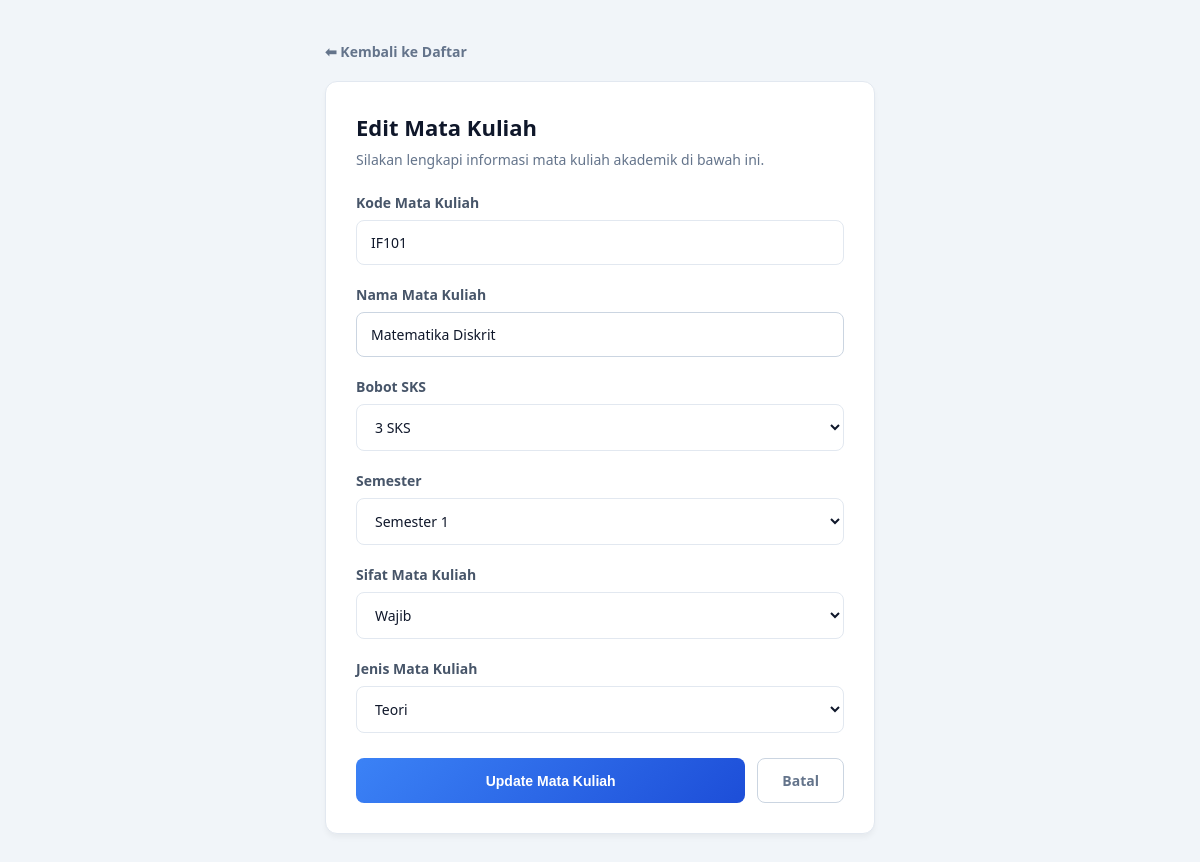
Page /Matakuliah/tambah.php?kode=IF101 on the committed database.
### tables this page shows
CREATE TABLE `matakuliah` (
  `Kode_Matakuliah` varchar(15) NOT NULL,
  `Nama_Matakuliah` varchar(30) NOT NULL,
  `SKS` int(11) NOT NULL,
  `semester` int(11) NOT NULL,
  `Sifat_Matakuliah` varchar(20) DEFAULT NULL,
  `Jenis_Matakuliah` varchar(30) DEFAULT NULL
);

### Matakuliah/tambah.php (the view, shortened to what this page needs)
<?php
include '../koneksi.php';
$kode_edit = isset($_GET['kode']) ? $_GET['kode'] : '';
$data = ['Kode_Matakuliah' => '', 'Nama_Matakuliah' => '', 'SKS' => '', 'semester' => '', 'Sifat_Matakuliah' => '', 'Jenis_Matakuliah' => ''];
if ($kode_edit != '') {
    $query = mysqli_query($koneksi, "SELECT * FROM matakuliah WHERE Kode_Matakuliah = '$kode_edit'");
    $data = mysqli_fetch_array($query);
    $judul = "Edit Mata Kuliah";
    $tombol = "Update Mata Kuliah";
    $readonly = "readonly";
} else {
    $judul = "Tambah Mata Kuliah";
    $tombol = "Simpan Mata Kuliah";
    $readonly = "";
}
?>
<!DOCTYPE html>
<html lang="id">
    <head>
    </head>
    <body>
        <div class="form-wrapper">
            <a href="index.php" class="btn-back">⬅ Kembali ke Daftar</a>
            <div class="form-container">
                <h2><?= $judul; ?></h2>
                <p>Silakan lengkapi informasi mata kuliah akademik di bawah ini.</p>
                <form action="proses_tambah.php" method="POST">
                    <div class="form-group">
                        <label>Kode Mata Kuliah</label>
                        <input type="text" name="kode_matakuliah" class="form-control" value="<?= $data['Kode_Matakuliah']; ?>" <?= $readonly; ?> required placeholder="Contoh: INF201" style="text-transform: uppercase;" oninput="this.value = this.value.toUpperCase()">
                    </div>
                    <div class="form-group">
                        <label>Nama Mata Kuliah</label>
                        <input type="text" name="nama_matakuliah" class="form-control" value="<?= $data['Nama_Matakuliah']; ?>" required placeholder="Contoh: Pemrograman Web">
                    </div>
                    <div class="form-group">
                        <label>Bobot SKS</label>
                        <select name="sks" class="form-control" required onchange="this.style.color='#0f172a'" style="<?= ($data['SKS'] != '') ? 'color:#0f172a;' : ''; ?>">
                            <?php
                            for ($i=1; $i<=6; $i++) {
                                $select = ($data['SKS'] == $i) ? 'selected' : '';
                                echo "<option value='$i' $select>$i SKS</option>";
                            }
                            ?>
                        </select>
                    </div>
                    <div class="form-group">
                        <label>Semester</label>
                        <select name="semester" class="form-control" required onchange="this.style.color='#0f172a'" style="<?= ($data['semester'] != '') ? 'color:#0f172a;' : ''; ?>">
                            <?php
                            for ($s=1; $s<=8; $s++) {
                                $select_sem = ($data['semester'] == $s) ? 'selected' : '';
                                echo "<option value='$s' $select_sem>Semester $s</option>";
                            }
                            ?>
                        </select>
                    </div>
                    <div class="form-group">
                        <label>Sifat Mata Kuliah</label>
                        <select name="sifat_matakuliah" class="form-control" required onchange="this.style.color='#0f172a'" style="<?= ($data['Sifat_Matakuliah'] != '') ? 'color:#0f172a;' : ''; ?>">
                            <option value="Wajib" <?= ($data['Sifat_Matakuliah'] == 'Wajib') ? 'selected' : ''; ?>>Wajib</option>
                        </select>
                    </div>
                    <div class="form-group">
                        <label>Jenis Mata Kuliah</label>
                        <select name="jenis_matakuliah" class="form-control" required onchange="this.style.color='#0f172a'" style="<?= ($data['Jenis_Matakuliah'] != '') ? 'color:#0f172a;' : ''; ?>">
                            <option value="Teori" <?= ($data['Jenis_Matakuliah'] == 'Teori') ? 'selected' : ''; ?>>Teori</option>
                        </select>
                    </div>
                    <div class="button-group">
                        <button type="submit" name="proses" class="btn-submit"><?= $tombol; ?></button>
                        <a href="index.php" class="btn-cancel">Batal</a>
                    </div>
                </form>
            </div>
        </div>
    </body>
</html>

### Matakuliah/tambah.php (style rules this page uses)
body { background-color: #f1f5f9; font-family: 'Segoe UI', -apple-system, sans-serif; margin: 0; padding: 40px; color: #1e293b; }
.form-wrapper { max-width: 550px; margin: 0 auto; }
.btn-back { display: inline-flex; align-items: center; text-decoration: none; color: #64748b; font-size: 14px; font-weight: 600; margin-bottom: 20px; }
.form-container { background-color: #ffffff; border-radius: 12px; padding: 30px; box-shadow: 0 4px 6px -1px rgba(0, 0, 0, 0.05); border: 1px solid #e2e8f0; }
.form-container h2 { margin: 0 0 8px 0; font-size: 22px; font-weight: 700; color: #0f172a; }
.form-container p { margin: 0 0 24px 0; font-size: 14px; color: #64748b; }
.form-group { margin-bottom: 20px; }
.form-group label { display: block; font-size: 14px; font-weight: 600; color: #475569; margin-bottom: 8px; }
.form-control { width: 100%; padding: 12px 14px; font-size: 14px; border-radius: 8px; border: 1px solid #cbd5e1; box-sizing: border-box; font-family: inherit; background-color: #ffffff !important; color: #0f172a !important; }
select.form-control { color: #94a3b8; }
.form-control option { background-color: #ffffff !important; color: #0f172a !important; padding: 12px; }
.form-control:read-only { background-color: #f8fafc; color: #94a3b8; cursor: not-allowed; border-color: #e2e8f0; }
.button-group { display: flex; gap: 12px; margin-top: 25px; }
.btn-submit { flex: 1; padding: 12px; background: linear-gradient(135deg, #3b82f6 0%, #1d4ed8 100%); color: #ffffff; border: none; border-radius: 8px; font-size: 14px; font-weight: 700; cursor: pointer; }
.btn-cancel { display: inline-flex; justify-content: center; align-items: center; text-decoration: none; padding: 12px 24px; background-color: #ffffff; color: #64748b; border: 1px solid #cbd5e1; border-radius: 8px; font-size: 14px; font-weight: 600; }

### rows in the picture
matakuliah: kode_matakuliah "IF101", nama_matakuliah "Matematika Diskrit", sks "3 SKS", semester "Semester 1", sifat_matakuliah "Wajib", jenis_matakuliah "Teori"

### other values in the picture
$judul "Edit Mata Kuliah"
$tombol "Update Mata Kuliah"
